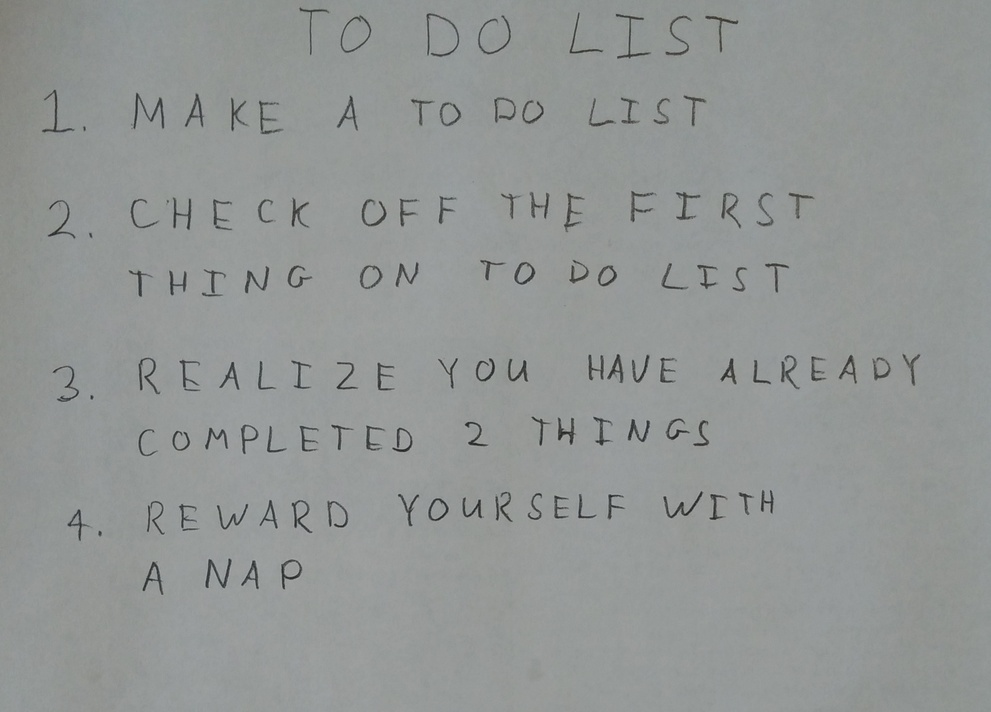
#> input picture CV_A/Assignment_5/images/01_list.jpg, 991 x 712 px, shrunk from 2270 x 1631 before the run; its folder holds only this picture in this run
$ python run_q4.py
#> lines starting #> are read from the running program, lines starting #| are printed output that depends on the picture; after the words box and inside, x2 and y2 are one past the last pixel; in counts of white or black regions, pixels touching at a corner belong together
### CV_A/Assignment_5/sushantj/q4.py
import numpy as np

import skimage
import skimage.measure
import skimage.color
import skimage.restoration
import skimage.filters
import skimage.morphology
import skimage.segmentation

from skimage import data
from skimage.filters.thresholding import threshold_otsu
from skimage.segmentation import clear_border
from skimage.measure import label, regionprops
from skimage.morphology import closing, square
from skimage.color import label2rgb
from copy import deepcopy

import matplotlib.pyplot as plt
import matplotlib.patches as mpatches

# takes a color image
# returns a list of bounding boxes and black_and_white image
def findLetters(image):
    bboxes = []
    bw = None

    # apply threshold
    image = skimage.color.rgb2gray(image)
    thresh = threshold_otsu(image)
#> thresh = 0.455
    bw = closing(image < thresh, square(3))
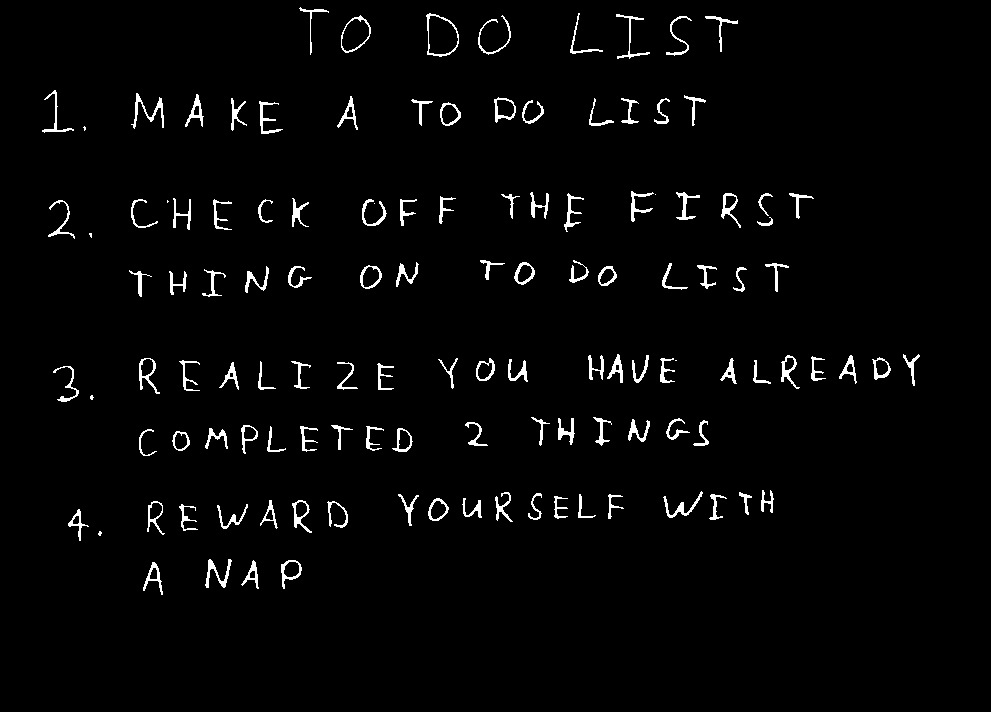
#> bw: shape (712, 991) bool; 2.5% white; 124 white regions (8 under 20 px), largest, box (x1, y1, x2, y2) and area: (131, 93, 164, 129) 282, (205, 559, 232, 588) 249, (426, 13, 459, 57) 230
    black_white = deepcopy(bw)

    # remove artifacts connected to image border
    cleared = clear_border(bw)

    # label image regions
    label_image = label(cleared)
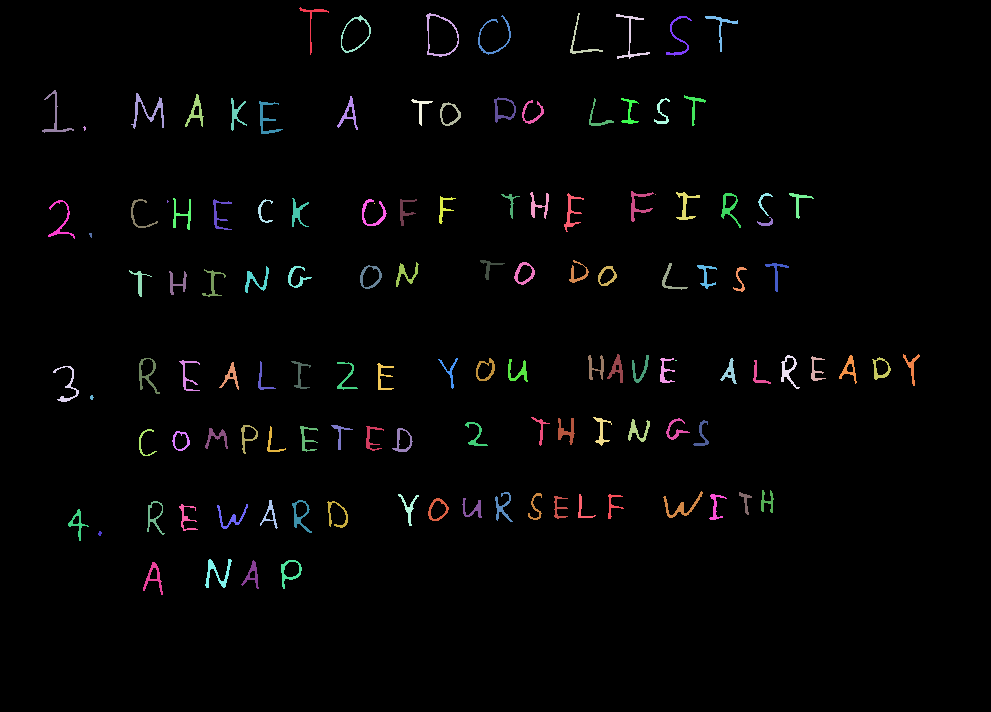
#> label_image: shape (712, 991) int32; 125 distinct labels, from 0 to 124; one colour per label, 0 black

    bbox_list = []
    for region in regionprops(label_image):
        # take regions with large enough areas
        if region.area >= 200:
            bbox_list.append(region.bbox)
#> this loop made 124 passes
#> after the loop, bbox_list = [(13, 426, 57, 459), (14, 616, 59, 650), (93, 131, 129, 164), (101, 259, 134, 283), (191, 631, 222, 654), (193, 564, 232, 584), (193, 721, 228, 741), (358, 139, 394, 160), (491, 663, 518, 703), (559, 205, 588, 232)]

    # print(bbox_list)

    return bbox_list, bw

### CV_A/Assignment_5/sushantj/run_q4.py
import os
import numpy as np
import matplotlib.pyplot as plt
import matplotlib.patches

import skimage
import skimage.measure
import skimage.color
import skimage.restoration
import skimage.io
import skimage.filters
import skimage.morphology
import skimage.segmentation

from NN import *
from q4 import *
# do not include any more libraries here!
# no opencv, no sklearn, etc!
import warnings
warnings.simplefilter(action='ignore', category=FutureWarning)
warnings.simplefilter(action='ignore', category=UserWarning)

for img in os.listdir('../images'):
    im1 = skimage.img_as_float(skimage.io.imread(os.path.join('../images',img)))
    bboxes, bw = findLetters(im1)
#> bboxes has the same summary as bbox_list in findLetters

    plt.imshow(bw)

    for bbox in bboxes:
        minr, minc, maxr, maxc = bbox
        rect = matplotlib.patches.Rectangle((minc, minr), maxc - minc, maxr - minr,
                                fill=False, edgecolor='red', linewidth=2)
        plt.gca().add_patch(rect)
#> this loop made 10 passes
    plt.show()
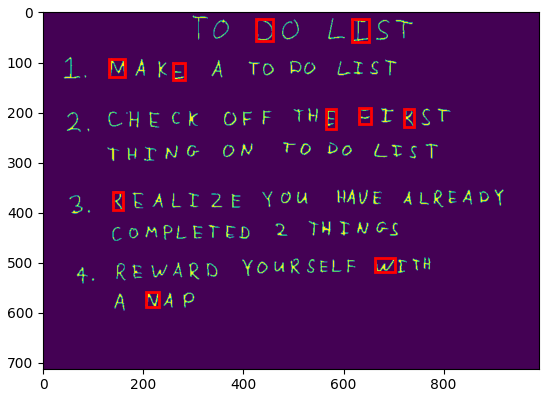
#> figure drawn by matplotlib, 1 panel

    # find the rows using..RANSAC, counting, clustering, etc.
    ##########################
    ##### your code here #####
    ##########################
    rows = []
    realtime_arr = [bboxes[0]]
#> realtime_arr = [(13, 426, 57, 459)]

    for i in range(1,len(bboxes)):
        curr_bbox = bboxes[i]
        box_center_x, box_center_y = (curr_bbox[3] + curr_bbox[1])/2, (curr_bbox[2] + curr_bbox[0])/2

        ref_bbox = realtime_arr[-1]

        if box_center_y < ref_bbox[0] or box_center_y > ref_bbox[2]:
            rows.append(realtime_arr)
            realtime_arr = []
            realtime_arr.append(curr_bbox)

        else:
            realtime_arr.append(curr_bbox)
#> this loop made 9 passes
#> (curr_bbox, box_center_x, box_center_y, ref_bbox) on passes 1 to 9: ((14, 616, 59, 650), 633, 36.5, (13, 426, 57, 459)), ((93, 131, 129, 164), 147.5, 111, (14, 616, 59, 650)), ((101, 259, 134, 283), 271, 117.5, (93, 131, 129, 164)), ((191, 631, 222, 654), 642.5, 206.5, (101, 259, 134, 283)), ((193, 564, 232, 584), 574, 212.5, (191, 631, 222, 654)), ((193, 721, 228, 741), 731, 210.5, (193, 564, 232, 584)), ((358, 139, 394, 160), 149.5, 376, (193, 721, 228, 741)), ((491, 663, 518, 703), 683, 504.5, (358, 139, 394, 160)), ((559, 205, 588, 232), 218.5, 573.5, (491, 663, 518, 703))
#> after the loop, rows = [[(13, 426, 57, 459), (14, 616, 59, 650)], [(93, 131, 129, 164), (101, 259, 134, 283)], [(191, 631, 222, 654), (193, 564, 232, 584), (193, 721, 228, 741)], [(358, 139, 394, 160)], [(491, 663, 518, 703)]]

    rows.append(realtime_arr)

    print(" This image had this many rows", len(rows))
#|  This image had this many rows 6


    # crop the bounding boxes
    # note.. before you flatten, transpose the image (that's how the dataset is!)
    # consider doing a square crop, and even using np.pad() to get your images looking more like the dataset
    ##########################
    ##### your code here #####
    ##########################

    # load the weights
    # run the crops through your neural network and print them out
    import pickle
    import string
    letters = np.array([_ for _ in string.ascii_uppercase[:26]] + [str(_) for _ in range(10)])
    params = pickle.load(open('q3_weights.pickle','rb'))
#> (reads CV_A/Assignment_5/python/q3_weights.pickle from the repository)
    ##########################
    ##### your code here #####
    ##########################
